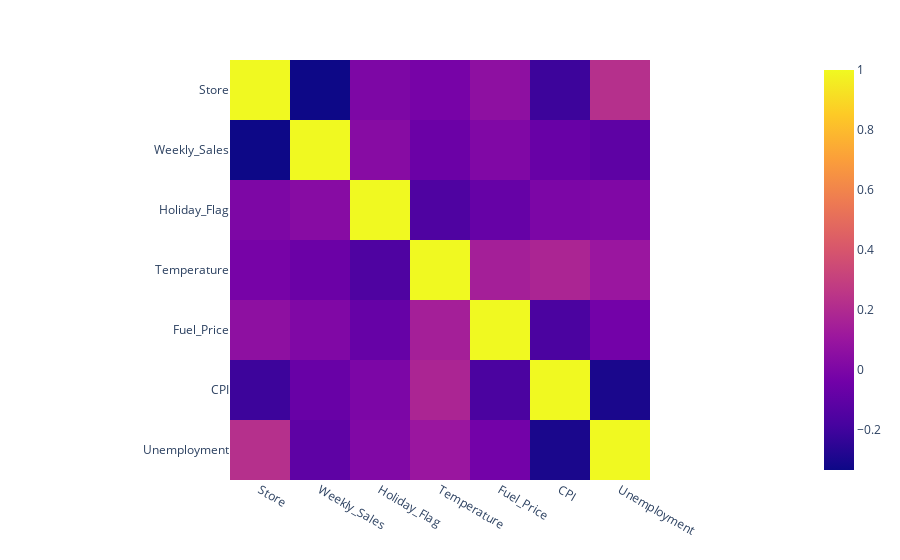

The cell this chart's notebook holds for it:
### Markdown cell above
# Ejercicio 4: Modelado predictivo (2 puntos)

a) Encuentra el mejor modelo de regresión lineal para predecir las ventas semanales $Weekly Sales$ en función de las variables disponibles. Prueba múltiples combinaciones de variables. (1.5 puntos)

### Code cell
# Empiezo con un corrplot para explorar, quitando la columna de fechas:
print(df.select_dtypes(include=['number']).corr())
px.imshow(df.select_dtypes(include=['number']).corr())

# No se encuentra mucha correlación lineal con las ventas, las variables que más tienen son la tienda y el desempleo

### Figure 1 — Plotly figure (JSON) as saved in the notebook; plotly's stock layout.template omitted (floating-point values rounded to 4 significant figures)
{"data": [{"coloraxis": "coloraxis", "hovertemplate": "x: %{x}<br>y: %{y}<br>color: %{z}<extra></extra>", "name": "0", "type": "heatmap", "x": ["Store", "Weekly_Sales", "Holiday_Flag", "Temperature", "Fuel_Price", "CPI", "Unemployment"], "xaxis": "x", "y": ["Store", "Weekly_Sales", "Holiday_Flag", "Temperature", "Fuel_Price", "CPI", "Unemployment"], "yaxis": "y", "z": [[1, -0.3353, -4.736e-16, -0.02266, 0.06002, -0.2095, 0.2235], [-0.3353, 1, 0.03689, -0.06381, 0.009464, -0.07263, -0.1061], [-4.736e-16, 0.03689, 1, -0.1551, -0.07835, -0.002162, 0.01098], [-0.02266, -0.06381, -0.1551, 1, 0.145, 0.1769, 0.1012], [0.06002, 0.009464, -0.07835, 0.145, 1, -0.1706, -0.03476], [-0.2095, -0.07263, -0.002162, 0.1769, -0.1706, 1, -0.3021], [0.2235, -0.1061, 0.01098, 0.1012, -0.03476, -0.3021, 1]]}], "layout": {"coloraxis": {"colorscale": [[0, "#0d0887"], [0.1111, "#46039f"], [0.2222, "#7201a8"], [0.3333, "#9c179e"], [0.4444, "#bd3786"], [0.5556, "#d8576b"], [0.6667, "#ed7953"], [0.7778, "#fb9f3a"], [0.8889, "#fdca26"], [1, "#f0f921"]]}, "margin": {"t": 60}, "xaxis": {"anchor": "y", "constrain": "domain", "domain": [0, 1], "scaleanchor": "y"}, "yaxis": {"anchor": "x", "autorange": "reversed", "constrain": "domain", "domain": [0, 1]}}}
